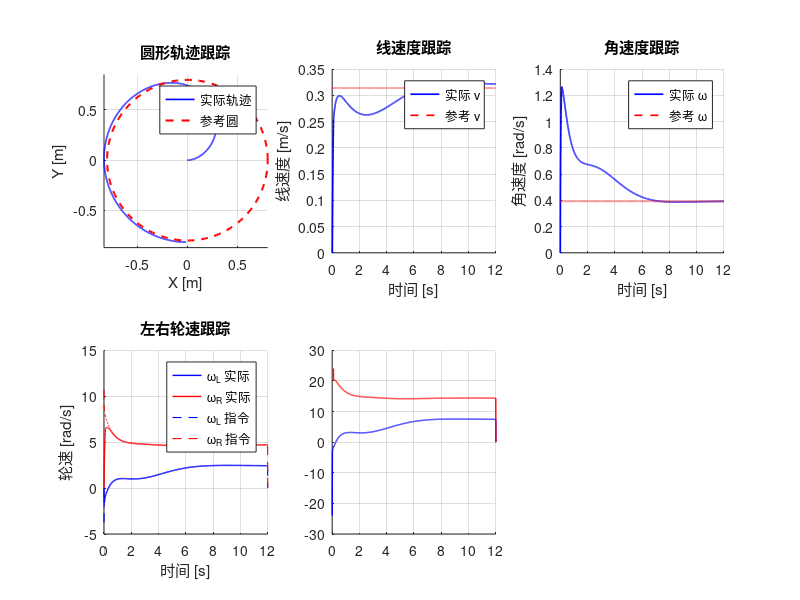

MATLAB code to generate this figure: (Note: this script raises an error after producing the figure.)
%% 双轮差速AGV双环PID控制仿真
clearvars -except SCENARIO; close all; clc;  % 保留SCENARIO变量

%% —— 系统参数 ——

r = 0.09;  % 车轮半径(m)
L = 0.52;  % 轮距(m)
tau = 0.06;  % 电机机电时间常数(s)
K_motor = 0.327;  % 电机增益 (rad/s)/V

Ts = 0.005;  % 仿真步长(s)
T_sim = 12;  % 仿真时长(s)
t = 0:Ts:T_sim;
N = length(t);

Kp_v = 17.0;  % 速度环Kp
Ki_v = 103.0;  % 速度环Ki
u_sat = 24;  % 电压限幅(V)

Kp_dist  = 0.6;  % 距离增益
Kp_theta = 3.0;  % 航向Kp
Ki_theta = 0.2;  % 航向Ki
Kd_theta = 0.4;  % 航向Kd

v_max     = 0.5;  % 线速度上限(m/s)
omega_max = 2.5;  % 角速度上限(rad/s)

%% —— 状态预分配 ——

x = zeros(1,N);  y = zeros(1,N);
theta_act = zeros(1,N);
wL_act = zeros(1,N);  wR_act = zeros(1,N);
wL_ref = zeros(1,N);  wR_ref = zeros(1,N);
v_cmd  = zeros(1,N);  w_cmd  = zeros(1,N);
uL     = zeros(1,N);  uR     = zeros(1,N);

x(1) = 0;  y(1) = 0;  theta_act(1) = 0;  % 起点
wL_act(1) = 0;  wR_act(1) = 0;  % 初始静止

int_theta  = 0;  % 航向积分
err_theta_prev = 0;  % 上拍航向偏差

%% —— 四种参考轨迹 ——

if ~exist('SCENARIO', 'var'), SCENARIO = 4; end  % 默认场景4

switch SCENARIO
    case 1  % 阶跃响应: 2.5s时给0.3m/s
        v_ref = [zeros(1,floor(N/4)), 0.3*ones(1,N-floor(N/4))];
        w_ref = zeros(1,N);

    case 2  % 定点镇定: 目标(2.0, 1.0, 45°)
        x_tgt = 2.0;  y_tgt = 1.0;
        theta_tgt = pi/4;
        v_ref = zeros(1,N);  w_ref = zeros(1,N);

    case 3  % 直线跟踪: y=0.6
        v_ref = 0.25 * ones(1,N);
        w_ref = zeros(1,N);

    case 4  % 圆形轨迹: R=0.8m, T=16s
        R_c = 0.8;
        w_c = 2*pi/16;
        v_ref = R_c * w_c * ones(1,N);
        w_ref = w_c * ones(1,N);
end

%% —— 主仿真循环 ——

int_L = 0;  int_R = 0;  % 左右轮速积分

for k = 1:N-1

    v_cur  = r/2 * (wL_act(k) + wR_act(k));  % 实际线速度(反馈)
    w_cur  = r/L * (wR_act(k) - wL_act(k));  % 实际角速度(反馈)

    switch SCENARIO
        case 1  % 阶跃响应
            v_cmd(k) = v_ref(k);
            w_cmd(k) = 0;

        case 2  % 定点镇定
            ex = x_tgt - x(k);  ey = y_tgt - y(k);
            dist_err = sqrt(ex^2 + ey^2);

            if dist_err > 0.08  % 远: 指向目标
                theta_des = atan2(ey, ex);
            else  % 近: 对准目标角度
                theta_des = theta_tgt;
            end
            e_theta = theta_des - theta_act(k);
            e_theta = atan2(sin(e_theta), cos(e_theta));  % 归一化

            int_theta = int_theta + e_theta * Ts;
            d_theta = (e_theta - err_theta_prev) / Ts;
            w_cmd(k) = Kp_theta*e_theta + Ki_theta*int_theta + Kd_theta*d_theta;
            err_theta_prev = e_theta;

            v_cmd(k) = Kp_dist * dist_err;  % 距离→速度
            if abs(e_theta) > pi/3  % 大角度先转向
                v_cmd(k) = v_cmd(k) * 0.2;
            end
            if dist_err < 0.08
                v_cmd(k) = v_cmd(k) * (dist_err / 0.08);
            end
            if dist_err < 0.01 && abs(e_theta) < 0.03  % 到位(1cm+1.7°)
                v_cmd(k) = 0;  w_cmd(k) = 0;
            end

        case 3  % 直线跟踪
            v_cmd(k) = v_ref(k);
            e_lat = 0.6 - y(k);
            e_theta = -theta_act(k);
            e_theta = atan2(sin(e_theta), cos(e_theta));

            int_theta = int_theta + e_theta * Ts;
            d_theta = (e_theta - err_theta_prev) / Ts;
            w_cmd(k) = Kp_theta*e_theta + Ki_theta*int_theta ...
                       + 0.5*Kp_dist*e_lat;  % +横向偏差前馈
            err_theta_prev = e_theta;

        case 4  % 圆形跟踪
            theta_ref = w_c * t(k);
            x_ref = R_c * cos(theta_ref);  y_ref = R_c * sin(theta_ref);

            ex = x_ref - x(k);  ey = y_ref - y(k);
            theta_path = theta_ref + pi/2;  % 切线方向

            cross_track = -sin(theta_path)*ex + cos(theta_path)*ey;  % 横向偏差
            theta_des = theta_path + atan(cross_track / 0.6);
            e_theta = theta_des - theta_act(k);
            e_theta = atan2(sin(e_theta), cos(e_theta));

            int_theta = int_theta + e_theta * Ts;
            d_theta = (e_theta - err_theta_prev) / Ts;
            w_cmd(k) = Kp_theta*e_theta + Ki_theta*int_theta + Kd_theta*d_theta;
            err_theta_prev = e_theta;

            along_track = cos(theta_path)*ex + sin(theta_path)*ey;  % 纵向偏差
            v_cmd(k) = v_ref(k) + Kp_dist * along_track;
    end

    v_cmd(k) = max(-v_max, min(v_max, v_cmd(k)));  % 限幅
    w_cmd(k) = max(-omega_max, min(omega_max, w_cmd(k)));

    wL_ref(k) = v_cmd(k)/r - w_cmd(k)*L/(2*r);  % 逆运动学→左轮指令
    wR_ref(k) = v_cmd(k)/r + w_cmd(k)*L/(2*r);  % 逆运动学→右轮指令

    eL = wL_ref(k) - wL_act(k);  % 左轮偏差
    eR = wR_ref(k) - wR_act(k);  % 右轮偏差

    if abs(eL) < 8.0, int_L = int_L + eL * Ts; else int_L = 0; end  % 积分分离
    if abs(eR) < 8.0, int_R = int_R + eR * Ts; else int_R = 0; end

    uL(k) = Kp_v * eL + Ki_v * int_L;  % 左PI
    uR(k) = Kp_v * eR + Ki_v * int_R;  % 右PI

    if uL(k) > u_sat  % 遇限削弱积分
        uL(k) = u_sat;  int_L = int_L - eL * Ts;
    elseif uL(k) < -u_sat
        uL(k) = -u_sat;  int_L = int_L - eL * Ts;
    end
    if uR(k) > u_sat
        uR(k) = u_sat;  int_R = int_R - eR * Ts;
    elseif uR(k) < -u_sat
        uR(k) = -u_sat;  int_R = int_R - eR * Ts;
    end

    wL_ss = K_motor * uL(k);  % 左轮稳态角速度
    wR_ss = K_motor * uR(k);  % 右轮稳态角速度
    dwL = (wL_ss - wL_act(k)) / tau;  % 一阶惯性环节
    dwR = (wR_ss - wR_act(k)) / tau;
    wL_act(k+1) = wL_act(k) + dwL * Ts;
    wR_act(k+1) = wR_act(k) + dwR * Ts;

    v_now  = r/2 * (wL_act(k+1) + wR_act(k+1));
    w_now  = r/L * (wR_act(k+1) - wL_act(k+1));

    x(k+1) = x(k) + v_now * cos(theta_act(k)) * Ts;
    y(k+1) = y(k) + v_now * sin(theta_act(k)) * Ts;
    theta_act(k+1) = theta_act(k) + w_now * Ts;

end
fprintf('仿真完成。\n');

%% —— 结果可视化 ——

figure('Name','双轮差速PID控制仿真','NumberTitle','off',...
       'Position',[100 60 1200 750]);

subplot(2,3,1);  hold on;  grid on;  axis equal;  % XY轨迹

switch SCENARIO
    case 1  % 阶跃响应
        plot(x, y, 'b-', 'LineWidth', 1.5);
        plot(x(1), y(1), 'ko', 'MarkerSize', 8, 'LineWidth', 1.5);
        legend('实际轨迹','起点','Location','best');
        title('阶跃响应轨迹');
    case 2  % 定点镇定
        plot(x, y, 'b-', 'LineWidth', 1.5);
        plot(x_tgt, y_tgt, 'r*', 'MarkerSize', 12, 'LineWidth', 2);
        plot(x(1), y(1), 'ko', 'MarkerSize', 8, 'LineWidth', 1.5);
        legend('实际轨迹','目标点','起点','Location','best');
        title('定点镇定轨迹');
    case 3  % 直线跟踪
        plot(x, y, 'b-', 'LineWidth', 1.5);
        yline(0.6, 'r--', 'LineWidth', 1.5);
        legend('实际轨迹','目标直线','Location','best');
        title('直线跟踪轨迹');
    case 4  % 圆形跟踪
        plot(x, y, 'b-', 'LineWidth', 1.2);
        theta_plot = linspace(0, 2*pi, 200);
        plot(R_c*cos(theta_plot), R_c*sin(theta_plot), 'r--', 'LineWidth', 1.5);
        legend('实际轨迹','参考圆','Location','best');
        title('圆形轨迹跟踪');
end
xlabel('X [m]');  ylabel('Y [m]');

subplot(2,3,2);  hold on;  grid on;  % 线速度
v_cur_all = r/2 * (wL_act + wR_act);
plot(t, v_cur_all, 'b-', 'LineWidth', 1.2);
plot(t, v_ref, 'r--', 'LineWidth', 1.2);
xlabel('时间 [s]');  ylabel('线速度 [m/s]');
legend('实际 v','参考 v','Location','best');
title('线速度跟踪');

subplot(2,3,3);  hold on;  grid on;  % 角速度
w_cur_all = r/L * (wR_act - wL_act);
plot(t, w_cur_all, 'b-', 'LineWidth', 1.2);
plot(t, w_ref, 'r--', 'LineWidth', 1.2);
xlabel('时间 [s]');  ylabel('角速度 [rad/s]');
legend('实际 \omega','参考 \omega','Location','best');
title('角速度跟踪');

subplot(2,3,4);  hold on;  grid on;  % 轮速跟踪
plot(t, wL_act, 'b-', 'LineWidth', 1.0);
plot(t, wR_act, 'r-', 'LineWidth', 1.0);
plot(t, wL_ref, 'b--', 'LineWidth', 0.8);
plot(t, wR_ref, 'r--', 'LineWidth', 0.8);
xlabel('时间 [s]');  ylabel('轮速 [rad/s]');
legend('\omega_L 实际','\omega_R 实际','\omega_L 指令','\omega_R 指令','Location','best');
title('左右轮速跟踪');

subplot(2,3,5);  hold on;  grid on;  % 电机电压
plot(t, uL, 'b-', 'LineWidth', 1.0);
plot(t, uR, 'r-', 'LineWidth', 1.0);
yline(u_sat, 'k--');  yline(-u_sat, 'k--');
xlabel('时间 [s]');  ylabel('电压 [V]');
legend('u_L','u_R','饱和限','Location','best');
title('电机控制电压');

subplot(2,3,6);  hold on;  grid on;  % 航向角
plot(t, theta_act * 180/pi, 'b-', 'LineWidth', 1.2);
if SCENARIO == 4
    plot(t, w_c * t * 180/pi, 'r--', 'LineWidth', 1.2);
    legend('实际 \theta','参考 \theta','Location','best');
elseif SCENARIO == 2
    yline(theta_tgt*180/pi, 'r--', 'LineWidth', 1.2);
    legend('实际 \theta','目标 \theta','Location','best');
end
xlabel('时间 [s]');  ylabel('航向角 [deg]');
title('航向角响应');

sgtitle('双轮差速AGV 双环PID控制仿真结果','FontSize',14,'FontWeight','bold');

out_dir = fileparts(mfilename('fullpath'));
scenario_names = {'阶跃响应','定点镇定','直线跟踪','圆形跟踪'};
fname = fullfile(out_dir, ['仿真结果_场景' num2str(SCENARIO) '_' scenario_names{SCENARIO} '.png']);
saveas(gcf, fname);
fprintf('图片已保存: %s\n', fname);

%% —— 控制性能指标 ——

fprintf('\n========== 控制性能指标 ==========\n');

idx_ss = floor(0.75*N):N;  % 稳态段(后1/4数据)
switch SCENARIO
    case 1  % 速度稳态误差
        v_err_ss = mean(abs(v_ref(idx_ss) - v_cur_all(idx_ss)));
        fprintf('速度稳态误差: %.4f m/s\n', v_err_ss);

    case 2  % 终点误差
        x_err = x_tgt - x(end);  y_err = y_tgt - y(end);
        t_err = theta_tgt - theta_act(end);
        t_err = atan2(sin(t_err), cos(t_err));
        fprintf('终点位置误差: (%.4f, %.4f) m\n', x_err, y_err);
        fprintf('终点航向误差: %.2f deg\n', t_err * 180/pi);

    case {3, 4}  % 连续跟踪RMSE
        v_err_rmse = sqrt(mean((v_ref(idx_ss) - v_cur_all(idx_ss)).^2));
        w_err_rmse = sqrt(mean((w_ref(idx_ss) - w_cur_all(idx_ss)).^2));
        fprintf('线速度 RMSE: %.4f m/s\n', v_err_rmse);
        fprintf('角速度 RMSE: %.4f rad/s\n', w_err_rmse);
        if SCENARIO == 4
            dist_to_center = abs(sqrt(x.^2 + y.^2) - R_c);
            fprintf('轨迹圆度 RMSE: %.4f m\n', sqrt(mean(dist_to_center(idx_ss).^2)));
        end
end

fprintf('================================\n');
